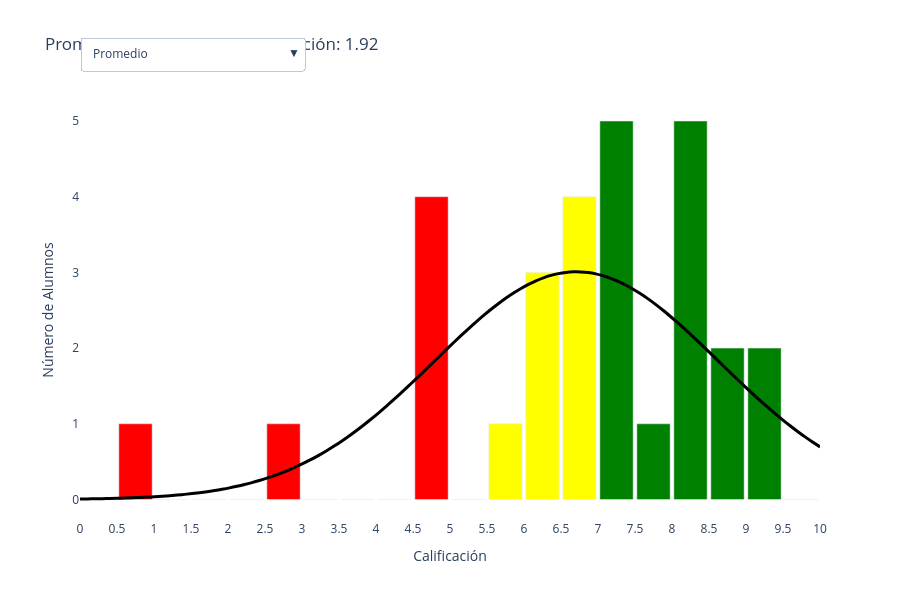

Write notebook code for a chart like this one.
### Markdown cell above
## Rendimiento de Alumnos por Evaluación

Esta es una **gráfica polar** que muestra el **rendimiento de los alumnos** en distintas evaluaciones.  
Cada línea representa a un estudiante y su calificación sobre una escala de **0 a 10**.  

El gráfico incluye una **leyenda interactiva** que permite **filtrar qué alumnos visualizar**, facilitando el análisis individual o grupal del desempeño.  
De esta forma, se puede observar y comparar cómo varía la calificación de cada alumno en las diferentes evaluaciones.

### Code cell
opciones = categorias_tests + ['Promedio']
fig = go.Figure()

botones = []


for i, opcion in enumerate(opciones):
    
    datos = df_final[opcion].dropna() 
    
   
    bins = np.arange(0, 10.5, 0.5)
    frecuencias, bordes = np.histogram(datos, bins=bins)
    
    
    colores = ['green' if x >= 7.0 else 'yellow' if x >= 5.0 else 'red' for x in bordes[:-1]]
    
    mu = datos.mean()
    sigma = datos.std()
    
   
    es_visible = (opcion == 'Promedio')
    
    
    fig.add_trace(go.Bar(
        x=bordes[:-1] + 0.25,
        y=frecuencias,
        width=0.45,
        marker_color=colores,
        name=f'Alumnos {opcion}',
        visible=es_visible
    ))
    
    
    if sigma > 0:
        x_curva = np.linspace(0, 10, 100)
        y_curva = (1 / (sigma * np.sqrt(2 * np.pi))) * np.exp(-0.5 * ((x_curva - mu) / sigma) ** 2)
        y_escalado = y_curva * len(datos) * 0.5
    else:
       
        x_curva, y_escalado = [0], [0]
        
    fig.add_trace(go.Scatter(
        x=x_curva,
        y=y_escalado,
        mode='lines',
        line=dict(color='black', width=3, shape='spline'),
        name=f'Campana {opcion}',
        visible=es_visible
    ))
    
   
    visibilidad = [False] * (len(opciones) * 2)
    visibilidad[2 * i] = True       # Enciende la barra
    visibilidad[2 * i + 1] = True   # Enciende la campana
    
    titulo_actualizado = f'{opcion} | Media: {mu:.2f} | Desviación: {sigma:.2f}'
    
    botones.append(dict(
        label=opcion,
        method='update',
        args=[
            {'visible': visibilidad},
            {'title': titulo_actualizado}
        ]
    ))


mu_inicial = df_final['Promedio'].mean()
sigma_inicial = df_final['Promedio'].std()

fig.update_layout(
    updatemenus=[dict(
        active=len(opciones) - 1, 
        buttons=botones,
        x=0.0,
        xanchor='left',
        y=1.15,
        yanchor='top',
        direction="down",
        showactive=True
    )],
    title=f"Promedio | Media: {mu_inicial:.2f} | Desviación: {sigma_inicial:.2f}",
    xaxis=dict(title='Calificación', range=[0, 10], dtick=0.5),
    yaxis=dict(title='Número de Alumnos'),
    plot_bgcolor='white',
    showlegend=False,
    height=600
)

fig.show()
